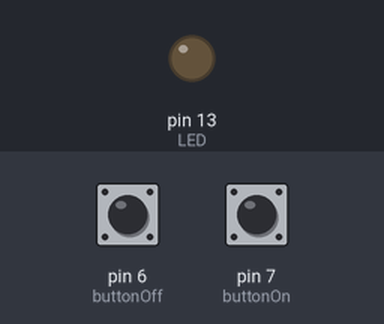
The sketch below on a simulated Arduino Uno, built with avr-gcc and run on an emulated ATmega328P. Parts: output pins drawn as LEDs (lit = HIGH). The test bench sets the inputs (shaded band); at power-on: pin 7 (buttonOn) LOW, pin 6 (buttonOff) LOW.

Above: at 1.2 s.
1.3 s: pin 7 (buttonOn) pulled HIGH for 0.15 s
At 2.1 s:
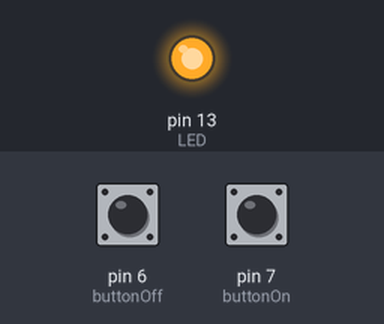
2.9 s: pin 6 (buttonOff) pulled HIGH for 0.15 s
At 3.3 s:
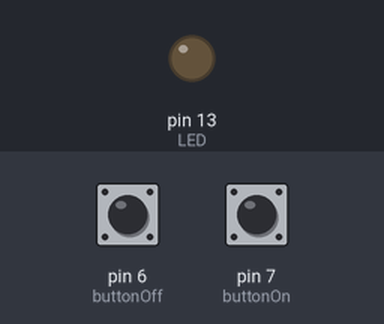
4.5 s: pin 7 (buttonOn) pulled HIGH for 1 s
At 5.8 s:
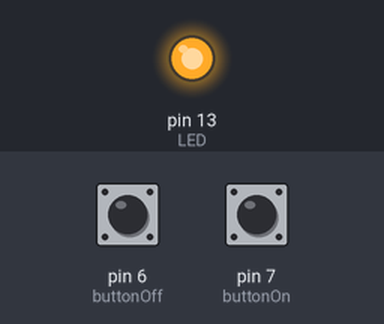
Timing chart, 0 to 7.5 s (numbered marks = the images above; inputs shaded):
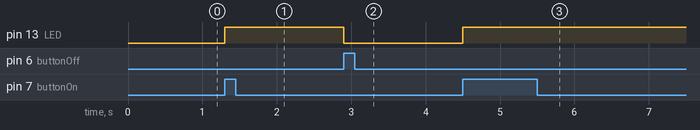

The sketch:

lab_2_ex_21.ino
```cpp
const int buttonOn = 7;
const int buttonOff = 6;
const int LED = 13;

int stateButtonOn = 0;
int stateButtonOff = 0;

void setup()
{
  pinMode(buttonOn, INPUT);
  pinMode(buttonOff, INPUT);
  pinMode(LED, OUTPUT);
}
void loop()
{
  stateButtonOn = digitalRead(buttonOn);
  stateButtonOff = digitalRead(buttonOff);

  if (stateButtonOn == HIGH) {
  	digitalWrite(LED, HIGH);
  }

  if (stateButtonOff == HIGH) {
  	digitalWrite(LED, LOW);
  }
}
```

Measured:
- after the input at 1.3 s, pin 13 (LED): LOW → HIGH at once
- after the input at 2.9 s, pin 13 (LED): HIGH → LOW at once
- after the input at 4.5 s, pin 13 (LED): LOW → HIGH at once
